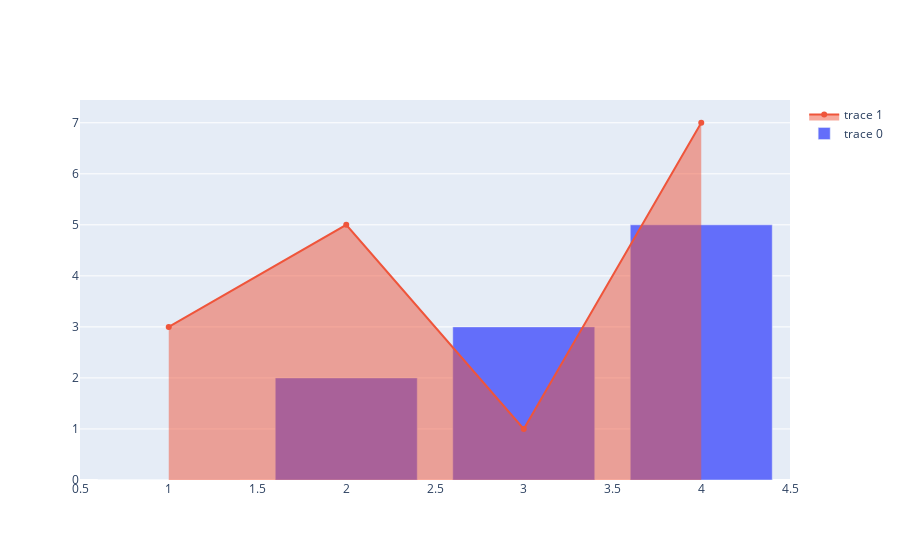

Here is the notebook cell this chart was saved with:
### Code cell
import plotly.graph_objects as go

fig = go.Figure()
fig.add_trace(go.Bar(x=[1, 2, 3, 4], y=[0, 2, 3, 5])) # fill down to xaxis
fig.add_trace(go.Scatter(x=[1, 2, 3, 4], y=[3, 5, 1, 7], fill='tonexty')) # fill to trace0 y
fig.update_layout(hovermode="x unified")

fig.show()

### Figure 1 — Plotly figure (JSON) as saved in the notebook; plotly's stock layout.template omitted (floating-point values rounded to 4 significant figures)
{"data": [{"type": "bar", "x": [1, 2, 3, 4], "y": [0, 2, 3, 5]}, {"fill": "tonexty", "type": "scatter", "x": [1, 2, 3, 4], "y": [3, 5, 1, 7]}], "layout": {"hovermode": "x unified"}}
